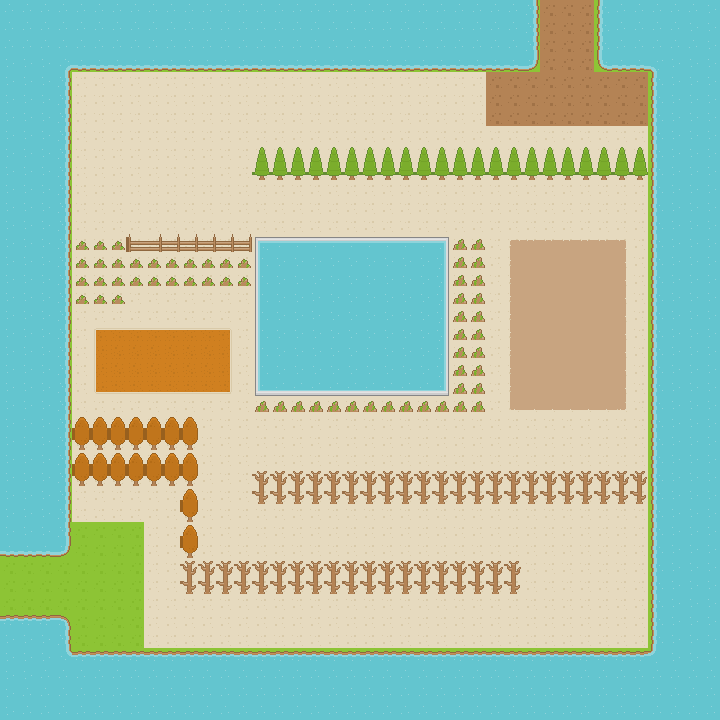

A 2D game scene composited from a Tiled map and its tileset images. What follows is a short description and the map's XML, with each tile layer's data collapsed to a summary:
An orthogonal 40x40 tile map with 18x18 px tiles, 4 tile layers (Ground, Border, World, Environment) and 4 objects (ToMap1Scene, ToMap3Scene, FromMap1Scene, FromMap3Scene).

<map version="1.4" tiledversion="1.4.2" orientation="orthogonal" renderorder="right-down" width="40" height="40" tilewidth="18" tileheight="18" infinite="0" nextlayerid="7" nextobjectid="5">
 <editorsettings>
  <export target="map2.json" format="json" />
 </editorsettings>
 <tileset firstgid="1" name="map_tiles1" tilewidth="18" tileheight="18" spacing="3" tilecount="1767" columns="57">
  <image source="map_tiles1.png" trans="000000" width="1196" height="650" />
 </tileset>
 <layer id="1" name="Ground" width="40" height="40">
  <data>[1600 cells, 1600 non-empty, 3 distinct tile ids]</data>
 </layer>
 <layer id="2" name="Border" width="40" height="40">
  <data>[1600 cells, 552 non-empty, 12 distinct tile ids]</data>
 </layer>
 <layer id="3" name="World" width="40" height="40">
  <data>[1600 cells, 321 non-empty, 20 distinct tile ids]</data>
 </layer>
 <layer id="4" name="Environment" width="40" height="40">
  <data>[1600 cells, 102 non-empty, 18 distinct tile ids]</data>
 </layer>
 <objectgroup id="6" name="Area">
  <object id="1" name="ToMap1Scene" x="0" y="558" width="18" height="56" />
  <object id="3" name="ToMap3Scene" x="540" y="0" width="56" height="18" />
 </objectgroup>
 <objectgroup id="5" name="Player">
  <object id="2" name="FromMap1Scene" x="45" y="585">
   <point />
  </object>
  <object id="4" name="FromMap3Scene" x="568" y="42.6667">
   <point />
  </object>
 </objectgroup>
</map>
